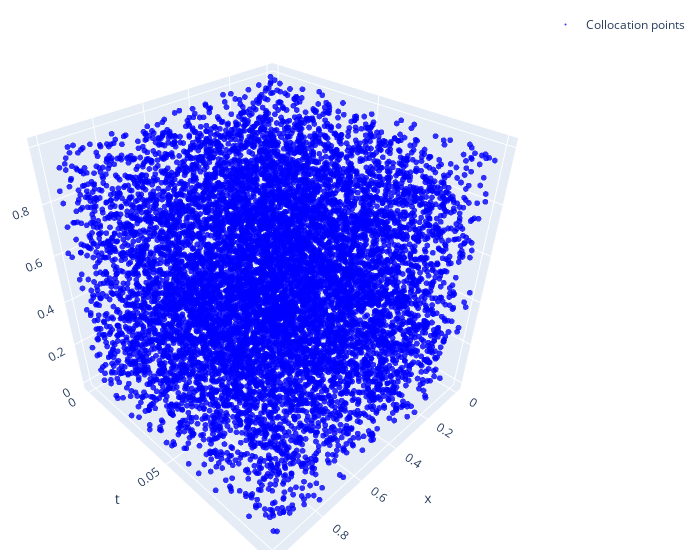
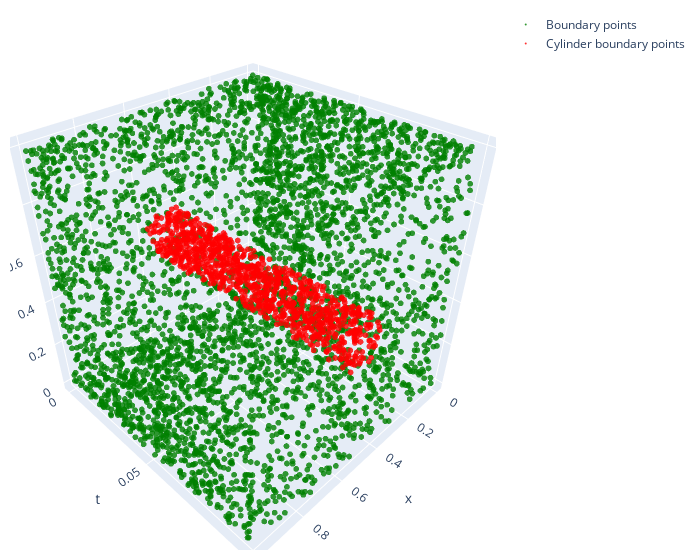

Write notebook code for charts like these, in order.
### Code cell
import plotly.graph_objects as go

def plot_batch():

    xf, yf, tf, xc, yc, tc, xb_left, yb_left, tb_left, xb_right, yb_right, tb_right, xb_up, yb_up, tb_up, xb_down, yb_down, tb_down = map(lambda x: x.detach(), get_batch(Nf, Nc, Nb))

    xb = np.concatenate((xb_left.detach().numpy(), xb_right.detach().numpy(), xb_up.detach().numpy(), xb_down.detach().numpy()))
    yb = np.concatenate((yb_left.detach().numpy(), yb_right.detach().numpy(), yb_up.detach().numpy(), yb_down.detach().numpy()))
    tb = np.concatenate((tb_left.detach().numpy(), tb_right.detach().numpy(), tb_up.detach().numpy(), tb_down.detach().numpy()))

    fig1 = go.Figure(
        data = [
                go.Scatter3d(
                    x=xf,
                    y=tf,
                    z=yf,
                    mode='markers',
                    marker=dict(
                        size=2,
                        color="blue",
                        colorscale='Viridis',
                        opacity=0.8),
                    name="Collocation points",
                    showlegend=True)])

    fig2 = go.Figure(
        data = [
                go.Scatter3d(
                    x=xb,
                    y=tb,
                    z=yb,
                    mode='markers',
                    marker=dict(
                        size=2,
                        color="green",
                        colorscale='Viridis',
                        opacity=0.8),
                        name="Boundary points",
                        showlegend=True),
                go.Scatter3d(
                    x=xc,
                    y=tc,
                    z=yc,
                    mode='markers',
                    marker=dict(
                        size=2,
                        color="red",
                        colorscale='Viridis',
                        opacity=0.8),
                    name="Cylinder boundary points",
                    showlegend=True)])

    # Updating titles and labels
    for fig in [fig1, fig2]:
        fig.update_layout(
            scene=dict(
                xaxis_title='x',
                yaxis_title='t',
                zaxis_title='y'
            ),
            width=700,
            margin=dict(r=20, b=10, l=10, t=10))
        # Show the plot
        fig.show()

plot_batch()

### Figure 1 — Plotly figure (JSON) as saved in the notebook; plotly's stock layout.template omitted (floating-point values rounded to 4 significant figures; data arrays with more than 128 entries replaced by an {"elided": "..."} marker saying what was removed)
{"data": [{"marker": {"color": "blue", "colorscale": [[0, "#440154"], [0.1111, "#482878"], [0.2222, "#3e4989"], [0.3333, "#31688e"], [0.4444, "#26828e"], [0.5556, "#1f9e89"], [0.6667, "#35b779"], [0.7778, "#6ece58"], [0.8889, "#b5de2b"], [1, "#fde725"]], "opacity": 0.8, "size": 2}, "mode": "markers", "name": "Collocation points", "showlegend": true, "type": "scatter3d", "x": {"elided": "10000 float values"}, "y": {"elided": "10000 float values"}, "z": {"elided": "10000 float values"}}], "layout": {"margin": {"b": 10, "l": 10, "r": 20, "t": 10}, "scene": {"xaxis": {"title": {"text": "x"}}, "yaxis": {"title": {"text": "t"}}, "zaxis": {"title": {"text": "y"}}}, "width": 700}}

### Figure 2 — Plotly figure (JSON) as saved in the notebook; plotly's stock layout.template omitted (floating-point values rounded to 4 significant figures; data arrays with more than 128 entries replaced by an {"elided": "..."} marker saying what was removed)
{"data": [{"marker": {"color": "green", "colorscale": [[0, "#440154"], [0.1111, "#482878"], [0.2222, "#3e4989"], [0.3333, "#31688e"], [0.4444, "#26828e"], [0.5556, "#1f9e89"], [0.6667, "#35b779"], [0.7778, "#6ece58"], [0.8889, "#b5de2b"], [1, "#fde725"]], "opacity": 0.8, "size": 2}, "mode": "markers", "name": "Boundary points", "showlegend": true, "type": "scatter3d", "x": {"elided": "4000 float values"}, "y": {"elided": "4000 float values"}, "z": {"elided": "4000 float values"}}, {"marker": {"color": "red", "colorscale": [[0, "#440154"], [0.1111, "#482878"], [0.2222, "#3e4989"], [0.3333, "#31688e"], [0.4444, "#26828e"], [0.5556, "#1f9e89"], [0.6667, "#35b779"], [0.7778, "#6ece58"], [0.8889, "#b5de2b"], [1, "#fde725"]], "opacity": 0.8, "size": 2}, "mode": "markers", "name": "Cylinder boundary points", "showlegend": true, "type": "scatter3d", "x": {"elided": "1000 float values"}, "y": {"elided": "1000 float values"}, "z": {"elided": "1000 float values"}}], "layout": {"margin": {"b": 10, "l": 10, "r": 20, "t": 10}, "scene": {"xaxis": {"title": {"text": "x"}}, "yaxis": {"title": {"text": "t"}}, "zaxis": {"title": {"text": "y"}}}, "width": 700}}
